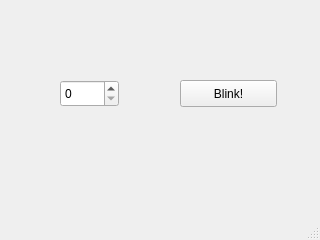
<?xml version="1.0" encoding="UTF-8"?>
<ui version="4.0">
 <class>MainWindow</class>
 <widget class="QMainWindow" name="MainWindow">
  <property name="geometry">
   <rect>
    <x>0</x>
    <y>0</y>
    <width>320</width>
    <height>240</height>
   </rect>
  </property>
  <property name="windowTitle">
   <string>Arduino - Blinker</string>
  </property>
  <widget class="QWidget" name="centralwidget">
   <widget class="QSpinBox" name="spinBox">
    <property name="geometry">
     <rect>
      <x>60</x>
      <y>80</y>
      <width>59</width>
      <height>27</height>
     </rect>
    </property>
   </widget>
   <widget class="QPushButton" name="pushButton">
    <property name="geometry">
     <rect>
      <x>180</x>
      <y>80</y>
      <width>97</width>
      <height>27</height>
     </rect>
    </property>
    <property name="text">
     <string>Blink!</string>
    </property>
   </widget>
  </widget>
  <widget class="QMenuBar" name="menubar">
   <property name="geometry">
    <rect>
     <x>0</x>
     <y>0</y>
     <width>320</width>
     <height>25</height>
    </rect>
   </property>
  </widget>
  <widget class="QStatusBar" name="statusbar"/>
 </widget>
 <resources/>
 <connections/>
</ui>
